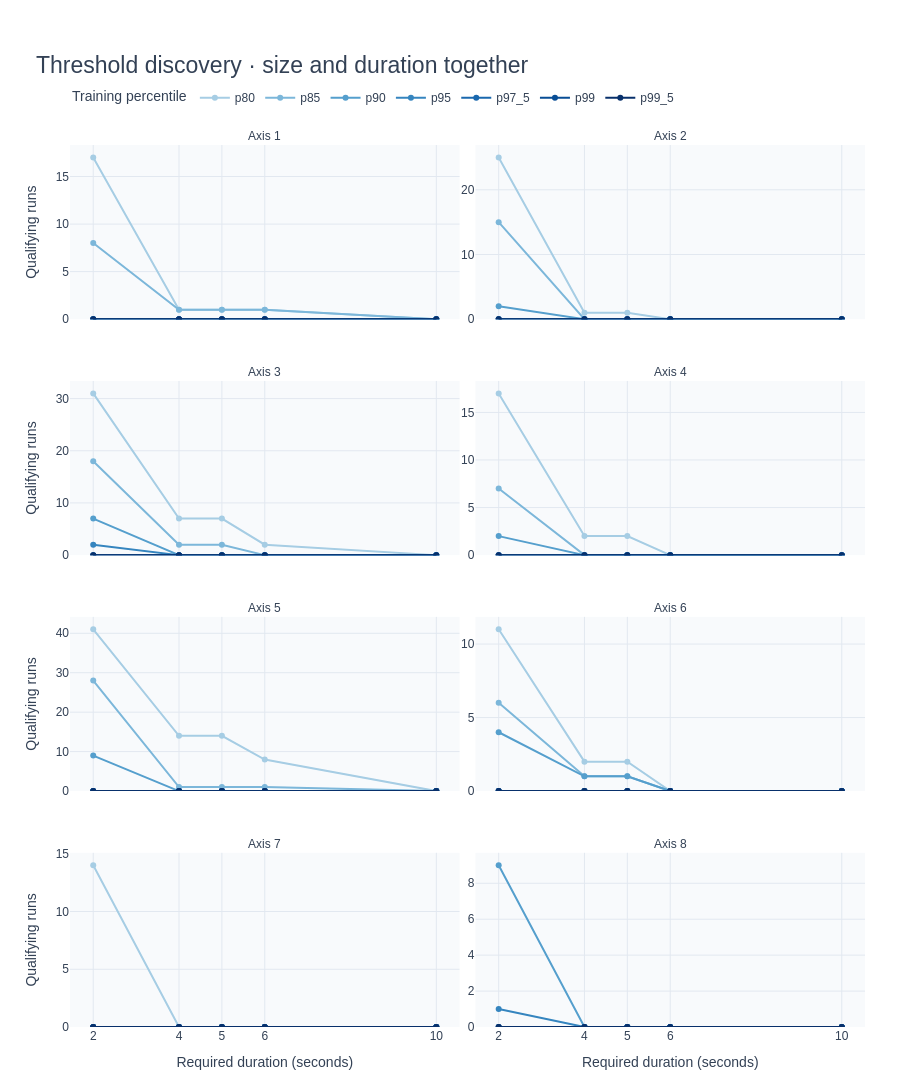

Write notebook code for a chart like this one.
### Code cell
import plotly.express as px

threshold_fig = px.line(
    threshold_comparison,
    x="T_seconds",
    y="sustained_runs",
    color="candidate",
    facet_col="axis",
    facet_col_wrap=2,
    markers=True,
    # Percentiles are ordered, so one hue runs light (p80) to dark (p99.5).
    color_discrete_sequence=px.colors.sample_colorscale(
        "Blues", list(np.linspace(0.35, 1.0, len(CANDIDATE_QUANTILES)))
    ),
    category_orders={
        "axis": AXIS_COLUMNS,
        "candidate": list(threshold_candidates.columns),
    },
    custom_data=["threshold_A", "longest_run_seconds"],
    labels={
        "T_seconds": "Required duration (seconds)",
        "sustained_runs": "Qualifying runs",
        "candidate": "Training percentile",
    },
)

threshold_fig.update_traces(
    hovertemplate=(
        "Required duration: %{x} s"
        "<br>Qualifying runs: %{y}"
        "<br>Deviation threshold: %{customdata[0]:.3f} A"
        "<br>Longest observed run: %{customdata[1]:.2f} s"
        "<extra>%{fullData.name}</extra>"
    )
)

threshold_fig.for_each_annotation(
    lambda annotation: annotation.update(
        text=annotation.text.replace("axis=axis_", "Axis ")
    )
)

threshold_fig.update_xaxes(tickvals=DURATION_CANDIDATES)
threshold_fig.update_yaxes(matches=None, rangemode="tozero", showticklabels=True)

style_chart(
    threshold_fig,
    "Threshold discovery · size and duration together",
    height=1200,
)
show_chart(threshold_fig, "threshold_discovery")

### Figure 1 — Plotly figure (JSON) as saved in the notebook; plotly's stock layout.template omitted (floating-point values rounded to 4 significant figures)
{"data": [{"customdata": [[1.119, 7.378], [1.119, 7.378], [1.119, 7.378], [1.119, 7.378], [1.119, 7.378]], "hovertemplate": "Required duration: %{x} s<br>Qualifying runs: %{y}<br>Deviation threshold: %{customdata[0]:.3f} A<br>Longest observed run: %{customdata[1]:.2f} s<extra>%{fullData.name}</extra>", "legendgroup": "p80", "line": {"color": "rgb(166, 205, 228)", "dash": "solid"}, "marker": {"symbol": "circle"}, "mode": "lines+markers", "name": "p80", "orientation": "v", "showlegend": true, "type": "scatter", "x": [2, 4, 5, 6, 10], "xaxis": "x7", "y": [17, 1, 1, 1, 0], "yaxis": "y7"}, {"customdata": [[2.098, 7.378], [2.098, 7.378], [2.098, 7.378], [2.098, 7.378], [2.098, 7.378]], "hovertemplate": "Required duration: %{x} s<br>Qualifying runs: %{y}<br>Deviation threshold: %{customdata[0]:.3f} A<br>Longest observed run: %{customdata[1]:.2f} s<extra>%{fullData.name}</extra>", "legendgroup": "p85", "line": {"color": "rgb(124, 183, 218)", "dash": "solid"}, "marker": {"symbol": "circle"}, "mode": "lines+markers", "name": "p85", "orientation": "v", "showlegend": true, "type": "scatter", "x": [2, 4, 5, 6, 10], "xaxis": "x7", "y": [8, 1, 1, 1, 0], "yaxis": "y7"}, {"customdata": [[3.582, 1.973], [3.582, 1.973], [3.582, 1.973], [3.582, 1.973], [3.582, 1.973]], "hovertemplate": "Required duration: %{x} s<br>Qualifying runs: %{y}<br>Deviation threshold: %{customdata[0]:.3f} A<br>Longest observed run: %{customdata[1]:.2f} s<extra>%{fullData.name}</extra>", "legendgroup": "p90", "line": {"color": "rgb(85, 159, 205)", "dash": "solid"}, "marker": {"symbol": "circle"}, "mode": "lines+markers", "name": "p90", "orientation": "v", "showlegend": true, "type": "scatter", "x": [2, 4, 5, 6, 10], "xaxis": "x7", "y": [0, 0, 0, 0, 0], "yaxis": "y7"}, {"customdata": [[6.637, 1.954], [6.637, 1.954], [6.637, 1.954], [6.637, 1.954], [6.637, 1.954]], "hovertemplate": "Required duration: %{x} s<br>Qualifying runs: %{y}<br>Deviation threshold: %{customdata[0]:.3f} A<br>Longest observed run: %{customdata[1]:.2f} s<extra>%{fullData.name}</extra>", "legendgroup": "p95", "line": {"color": "rgb(53, 133, 191)", "dash": "solid"}, "marker": {"symbol": "circle"}, "mode": "lines+markers", "name": "p95", "orientation": "v", "showlegend": true, "type": "scatter", "x": [2, 4, 5, 6, 10], "xaxis": "x7", "y": [0, 0, 0, 0, 0], "yaxis": "y7"}, {"customdata": [[10.01, 0.0], [10.01, 0.0], [10.01, 0.0], [10.01, 0.0], [10.01, 0.0]], "hovertemplate": "Required duration: %{x} s<br>Qualifying runs: %{y}<br>Deviation threshold: %{customdata[0]:.3f} A<br>Longest observed run: %{customdata[1]:.2f} s<extra>%{fullData.name}</extra>", "legendgroup": "p97_5", "line": {"color": "rgb(26, 104, 174)", "dash": "solid"}, "marker": {"symbol": "circle"}, "mode": "lines+markers", "name": "p97_5", "orientation": "v", "showlegend": true, "type": "scatter", "x": [2, 4, 5, 6, 10], "xaxis": "x7", "y": [0, 0, 0, 0, 0], "yaxis": "y7"}, {"customdata": [[14.34, 0.0], [14.34, 0.0], [14.34, 0.0], [14.34, 0.0], [14.34, 0.0]], "hovertemplate": "Required duration: %{x} s<br>Qualifying runs: %{y}<br>Deviation threshold: %{customdata[0]:.3f} A<br>Longest observed run: %{customdata[1]:.2f} s<extra>%{fullData.name}</extra>", "legendgroup": "p99", "line": {"color": "rgb(8, 77, 149)", "dash": "solid"}, "marker": {"symbol": "circle"}, "mode": "lines+markers", "name": "p99", "orientation": "v", "showlegend": true, "type": "scatter", "x": [2, 4, 5, 6, 10], "xaxis": "x7", "y": [0, 0, 0, 0, 0], "yaxis": "y7"}, {"customdata": [[18.76, 0.0], [18.76, 0.0], [18.76, 0.0], [18.76, 0.0], [18.76, 0.0]], "hovertemplate": "Required duration: %{x} s<br>Qualifying runs: %{y}<br>Deviation threshold: %{customdata[0]:.3f} A<br>Longest observed run: %{customdata[1]:.2f} s<extra>%{fullData.name}</extra>", "legendgroup": "p99_5", "line": {"color": "rgb(8, 48, 107)", "dash": "solid"}, "marker": {"symbol": "circle"}, "mode": "lines+markers", "name": "p99_5", "orientation": "v", "showlegend": true, "type": "scatter", "x": [2, 4, 5, 6, 10], "xaxis": "x7", "y": [0, 0, 0, 0, 0], "yaxis": "y7"}, {"customdata": [[3.074, 5.851], [3.074, 5.851], [3.074, 5.851], [3.074, 5.851], [3.074, 5.851]], "hovertemplate": "Required duration: %{x} s<br>Qualifying runs: %{y}<br>Deviation threshold: %{customdata[0]:.3f} A<br>Longest observed run: %{customdata[1]:.2f} s<extra>%{fullData.name}</extra>", "legendgroup": "p80", "line": {"color": "rgb(166, 205, 228)", "dash": "solid"}, "marker": {"symbol": "circle"}, "mode": "lines+markers", "name": "p80", "orientation": "v", "showlegend": false, "type": "scatter", "x": [2, 4, 5, 6, 10], "xaxis": "x8", "y": [25, 1, 1, 0, 0], "yaxis": "y8"}, {"customdata": [[5.917, 3.881], [5.917, 3.881], [5.917, 3.881], [5.917, 3.881], [5.917, 3.881]], "hovertemplate": "Required duration: %{x} s<br>Qualifying runs: %{y}<br>Deviation threshold: %{customdata[0]:.3f} A<br>Longest observed run: %{customdata[1]:.2f} s<extra>%{fullData.name}</extra>", "legendgroup": "p85", "line": {"color": "rgb(124, 183, 218)", "dash": "solid"}, "marker": {"symbol": "circle"}, "mode": "lines+markers", "name": "p85", "orientation": "v", "showlegend": false, "type": "scatter", "x": [2, 4, 5, 6, 10], "xaxis": "x8", "y": [15, 0, 0, 0, 0], "yaxis": "y8"}, {"customdata": [[10.18, 3.859], [10.18, 3.859], [10.18, 3.859], [10.18, 3.859], [10.18, 3.859]], "hovertemplate": "Required duration: %{x} s<br>Qualifying runs: %{y}<br>Deviation threshold: %{customdata[0]:.3f} A<br>Longest observed run: %{customdata[1]:.2f} s<extra>%{fullData.name}</extra>", "legendgroup": "p90", "line": {"color": "rgb(85, 159, 205)", "dash": "solid"}, "marker": {"symbol": "circle"}, "mode": "lines+markers", "name": "p90", "orientation": "v", "showlegend": false, "type": "scatter", "x": [2, 4, 5, 6, 10], "xaxis": "x8", "y": [2, 0, 0, 0, 0], "yaxis": "y8"}, {"customdata": [[16.04, 1.998], [16.04, 1.998], [16.04, 1.998], [16.04, 1.998], [16.04, 1.998]], "hovertemplate": "Required duration: %{x} s<br>Qualifying runs: %{y}<br>Deviation threshold: %{customdata[0]:.3f} A<br>Longest observed run: %{customdata[1]:.2f} s<extra>%{fullData.name}</extra>", "legendgroup": "p95", "line": {"color": "rgb(53, 133, 191)", "dash": "solid"}, "marker": {"symbol": "circle"}, "mode": "lines+markers", "name": "p95", "orientation": "v", "showlegend": false, "type": "scatter", "x": [2, 4, 5, 6, 10], "xaxis": "x8", "y": [0, 0, 0, 0, 0], "yaxis": "y8"}, {"customdata": [[22.1, 0.0], [22.1, 0.0], [22.1, 0.0], [22.1, 0.0], [22.1, 0.0]], "hovertemplate": "Required duration: %{x} s<br>Qualifying runs: %{y}<br>Deviation threshold: %{customdata[0]:.3f} A<br>Longest observed run: %{customdata[1]:.2f} s<extra>%{fullData.name}</extra>", "legendgroup": "p97_5", "line": {"color": "rgb(26, 104, 174)", "dash": "solid"}, "marker": {"symbol": "circle"}, "mode": "lines+markers", "name": "p97_5", "orientation": "v", "showlegend": false, "type": "scatter", "x": [2, 4, 5, 6, 10], "xaxis": "x8", "y": [0, 0, 0, 0, 0], "yaxis": "y8"}, {"customdata": [[31.93, 0.0], [31.93, 0.0], [31.93, 0.0], [31.93, 0.0], [31.93, 0.0]], "hovertemplate": "Required duration: %{x} s<br>Qualifying runs: %{y}<br>Deviation threshold: %{customdata[0]:.3f} A<br>Longest observed run: %{customdata[1]:.2f} s<extra>%{fullData.name}</extra>", "legendgroup": "p99", "line": {"color": "rgb(8, 77, 149)", "dash": "solid"}, "marker": {"symbol": "circle"}, "mode": "lines+markers", "name": "p99", "orientation": "v", "showlegend": false, "type": "scatter", "x": [2, 4, 5, 6, 10], "xaxis": "x8", "y": [0, 0, 0, 0, 0], "yaxis": "y8"}, {"customdata": [[34.97, 0.0], [34.97, 0.0], [34.97, 0.0], [34.97, 0.0], [34.97, 0.0]], "hovertemplate": "Required duration: %{x} s<br>Qualifying runs: %{y}<br>Deviation threshold: %{customdata[0]:.3f} A<br>Longest observed run: %{customdata[1]:.2f} s<extra>%{fullData.name}</extra>", "legendgroup": "p99_5", "line": {"color": "rgb(8, 48, 107)", "dash": "solid"}, "marker": {"symbol": "circle"}, "mode": "lines+markers", "name": "p99_5", "orientation": "v", "showlegend": false, "type": "scatter", "x": [2, 4, 5, 6, 10], "xaxis": "x8", "y": [0, 0, 0, 0, 0], "yaxis": "y8"}, {"customdata": [[2.729, 7.667], [2.729, 7.667], [2.729, 7.667], [2.729, 7.667], [2.729, 7.667]], "hovertemplate": "Required duration: %{x} s<br>Qualifying runs: %{y}<br>Deviation threshold: %{customdata[0]:.3f} A<br>Longest observed run: %{customdata[1]:.2f} s<extra>%{fullData.name}</extra>", "legendgroup": "p80", "line": {"color": "rgb(166, 205, 228)", "dash": "solid"}, "marker": {"symbol": "circle"}, "mode": "lines+markers", "name": "p80", "orientation": "v", "showlegend": false, "type": "scatter", "x": [2, 4, 5, 6, 10], "xaxis": "x5", "y": [31, 7, 7, 2, 0], "yaxis": "y5"}, {"customdata": [[4.353, 5.76], [4.353, 5.76], [4.353, 5.76], [4.353, 5.76], [4.353, 5.76]], "hovertemplate": "Required duration: %{x} s<br>Qualifying runs: %{y}<br>Deviation threshold: %{customdata[0]:.3f} A<br>Longest observed run: %{customdata[1]:.2f} s<extra>%{fullData.name}</extra>", "legendgroup": "p85", "line": {"color": "rgb(124, 183, 218)", "dash": "solid"}, "marker": {"symbol": "circle"}, "mode": "lines+markers", "name": "p85", "orientation": "v", "showlegend": false, "type": "scatter", "x": [2, 4, 5, 6, 10], "xaxis": "x5", "y": [18, 2, 2, 0, 0], "yaxis": "y5"}, {"customdata": [[7.289, 3.853], [7.289, 3.853], [7.289, 3.853], [7.289, 3.853], [7.289, 3.853]], "hovertemplate": "Required duration: %{x} s<br>Qualifying runs: %{y}<br>Deviation threshold: %{customdata[0]:.3f} A<br>Longest observed run: %{customdata[1]:.2f} s<extra>%{fullData.name}</extra>", "legendgroup": "p90", "line": {"color": "rgb(85, 159, 205)", "dash": "solid"}, "marker": {"symbol": "circle"}, "mode": "lines+markers", "name": "p90", "orientation": "v", "showlegend": false, "type": "scatter", "x": [2, 4, 5, 6, 10], "xaxis": "x5", "y": [7, 0, 0, 0, 0], "yaxis": "y5"}, {"customdata": [[13.55, 3.797], [13.55, 3.797], [13.55, 3.797], [13.55, 3.797], [13.55, 3.797]], "hovertemplate": "Required duration: %{x} s<br>Qualifying runs: %{y}<br>Deviation threshold: %{customdata[0]:.3f} A<br>Longest observed run: %{customdata[1]:.2f} s<extra>%{fullData.name}</extra>", "legendgroup": "p95", "line": {"color": "rgb(53, 133, 191)", "dash": "solid"}, "marker": {"symbol": "circle"}, "mode": "lines+markers", "name": "p95", "orientation": "v", "showlegend": false, "type": "scatter", "x": [2, 4, 5, 6, 10], "xaxis": "x5", "y": [2, 0, 0, 0, 0], "yaxis": "y5"}, {"customdata": [[17.71, 1.933], [17.71, 1.933], [17.71, 1.933], [17.71, 1.933], [17.71, 1.933]], "hovertemplate": "Required duration: %{x} s<br>Qualifying runs: %{y}<br>Deviation threshold: %{customdata[0]:.3f} A<br>Longest observed run: %{customdata[1]:.2f} s<extra>%{fullData.name}</extra>", "legendgroup": "p97_5", "line": {"color": "rgb(26, 104, 174)", "dash": "solid"}, "marker": {"symbol": "circle"}, "mode": "lines+markers", "name": "p97_5", "orientation": "v", "showlegend": false, "type": "scatter", "x": [2, 4, 5, 6, 10], "xaxis": "x5", "y": [0, 0, 0, 0, 0], "yaxis": "y5"}, {"customdata": [[22.21, 0.0], [22.21, 0.0], [22.21, 0.0], [22.21, 0.0], [22.21, 0.0]], "hovertemplate": "Required duration: %{x} s<br>Qualifying runs: %{y}<br>Deviation threshold: %{customdata[0]:.3f} A<br>Longest observed run: %{customdata[1]:.2f} s<extra>%{fullData.name}</extra>", "legendgroup": "p99", "line": {"color": "rgb(8, 77, 149)", "dash": "solid"}, "marker": {"symbol": "circle"}, "mode": "lines+markers", "name": "p99", "orientation": "v", "showlegend": false, "type": "scatter", "x": [2, 4, 5, 6, 10], "xaxis": "x5", "y": [0, 0, 0, 0, 0], "yaxis": "y5"}, {"customdata": [[24.79, 0.0], [24.79, 0.0], [24.79, 0.0], [24.79, 0.0], [24.79, 0.0]], "hovertemplate": "Required duration: %{x} s<br>Qualifying runs: %{y}<br>Deviation threshold: %{customdata[0]:.3f} A<br>Longest observed run: %{customdata[1]:.2f} s<extra>%{fullData.name}</extra>", "legendgroup": "p99_5", "line": {"color": "rgb(8, 48, 107)", "dash": "solid"}, "marker": {"symbol": "circle"}, "mode": "lines+markers", "name": "p99_5", "orientation": "v", "showlegend": false, "type": "scatter", "x": [2, 4, 5, 6, 10], "xaxis": "x5", "y": [0, 0, 0, 0, 0], "yaxis": "y5"}, {"customdata": [[0.7619, 5.693], [0.7619, 5.693], [0.7619, 5.693], [0.7619, 5.693], [0.7619, 5.693]], "hovertemplate": "Required duration: %{x} s<br>Qualifying runs: %{y}<br>Deviation threshold: %{customdata[0]:.3f} A<br>Longest observed run: %{customdata[1]:.2f} s<extra>%{fullData.name}</extra>", "legendgroup": "p80", "line": {"color": "rgb(166, 205, 228)", "dash": "solid"}, "marker": {"symbol": "circle"}, "mode": "lines+markers", "name": "p80", "orientation": "v", "showlegend": false, "type": "scatter", "x": [2, 4, 5, 6, 10], "xaxis": "x6", "y": [17, 2, 2, 0, 0], "yaxis": "y6"}, {"customdata": [[1.246, 3.974], [1.246, 3.974], [1.246, 3.974], [1.246, 3.974], [1.246, 3.974]], "hovertemplate": "Required duration: %{x} s<br>Qualifying runs: %{y}<br>Deviation threshold: %{customdata[0]:.3f} A<br>Longest observed run: %{customdata[1]:.2f} s<extra>%{fullData.name}</extra>", "legendgroup": "p85", "line": {"color": "rgb(124, 183, 218)", "dash": "solid"}, "marker": {"symbol": "circle"}, "mode": "lines+markers", "name": "p85", "orientation": "v", "showlegend": false, "type": "scatter", "x": [2, 4, 5, 6, 10], "xaxis": "x6", "y": [7, 0, 0, 0, 0], "yaxis": "y6"}, {"customdata": [[2.193, 3.887], [2.193, 3.887], [2.193, 3.887], [2.193, 3.887], [2.193, 3.887]], "hovertemplate": "Required duration: %{x} s<br>Qualifying runs: %{y}<br>Deviation threshold: %{customdata[0]:.3f} A<br>Longest observed run: %{customdata[1]:.2f} s<extra>%{fullData.name}</extra>", "legendgroup": "p90", "line": {"color": "rgb(85, 159, 205)", "dash": "solid"}, "marker": {"symbol": "circle"}, "mode": "lines+markers", "name": "p90", "orientation": "v", "showlegend": false, "type": "scatter", "x": [2, 4, 5, 6, 10], "xaxis": "x6", "y": [2, 0, 0, 0, 0], "yaxis": "y6"}, {"customdata": [[4.676, 0.0], [4.676, 0.0], [4.676, 0.0], [4.676, 0.0], [4.676, 0.0]], "hovertemplate": "Required duration: %{x} s<br>Qualifying runs: %{y}<br>Deviation threshold: %{customdata[0]:.3f} A<br>Longest observed run: %{customdata[1]:.2f} s<extra>%{fullData.name}</extra>", "legendgroup": "p95", "line": {"color": "rgb(53, 133, 191)", "dash": "solid"}, "marker": {"symbol": "circle"}, "mode": "lines+markers", "name": "p95", "orientation": "v", "showlegend": false, "type": "scatter", "x": [2, 4, 5, 6, 10], "xaxis": "x6", "y": [0, 0, 0, 0, 0], "yaxis": "y6"}, {"customdata": [[7.429, 0.0], [7.429, 0.0], [7.429, 0.0], [7.429, 0.0], [7.429, 0.0]], "hovertemplate": "Required duration: %{x} s<br>Qualifying runs: %{y}<br>Deviation threshold: %{customdata[0]:.3f} A<br>Longest observed run: %{customdata[1]:.2f} s<extra>%{fullData.name}</extra>", "legendgroup": "p97_5", "line": {"color": "rgb(26, 104, 174)", "dash": "solid"}, "marker": {"symbol": "circle"}, "mode": "lines+markers", "name": "p97_5", "orientation": "v", "showlegend": false, "type": "scatter", "x": [2, 4, 5, 6, 10], "xaxis": "x6", "y": [0, 0, 0, 0, 0], "yaxis": "y6"}, {"customdata": [[10.17, 0.0], [10.17, 0.0], [10.17, 0.0], [10.17, 0.0], [10.17, 0.0]], "hovertemplate": "Required duration: %{x} s<br>Qualifying runs: %{y}<br>Deviation threshold: %{customdata[0]:.3f} A<br>Longest observed run: %{customdata[1]:.2f} s<extra>%{fullData.name}</extra>", "legendgroup": "p99", "line": {"color": "rgb(8, 77, 149)", "dash": "solid"}, "marker": {"symbol": "circle"}, "mode": "lines+markers", "name": "p99", "orientation": "v", "showlegend": false, "type": "scatter", "x": [2, 4, 5, 6, 10], "xaxis": "x6", "y": [0, 0, 0, 0, 0], "yaxis": "y6"}, {"customdata": [[11.22, 0.0], [11.22, 0.0], [11.22, 0.0], [11.22, 0.0], [11.22, 0.0]], "hovertemplate": "Required duration: %{x} s<br>Qualifying runs: %{y}<br>Deviation threshold: %{customdata[0]:.3f} A<br>Longest observed run: %{customdata[1]:.2f} s<extra>%{fullData.name}</extra>", "legendgroup": "p99_5", "line": {"color": "rgb(8, 48, 107)", "dash": "solid"}, "marker": {"symbol": "circle"}, "mode": "lines+markers", "name": "p99_5", "orientation": "v", "showlegend": false, "type": "scatter", "x": [2, 4, 5, 6, 10], "xaxis": "x6", "y": [0, 0, 0, 0, 0], "yaxis": "y6"}, {"customdata": [[1.813, 7.764], [1.813, 7.764], [1.813, 7.764], [1.813, 7.764], [1.813, 7.764]], "hovertemplate": "Required duration: %{x} s<br>Qualifying runs: %{y}<br>Deviation threshold: %{customdata[0]:.3f} A<br>Longest observed run: %{customdata[1]:.2f} s<extra>%{fullData.name}</extra>", "legendgroup": "p80", "line": {"color": "rgb(166, 205, 228)", "dash": "solid"}, "marker": {"symbol": "circle"}, "mode": "lines+markers", "name": "p80", "orientation": "v", "showlegend": false, "type": "scatter", "x": [2, 4, 5, 6, 10], "xaxis": "x3", "y": [41, 14, 14, 8, 0], "yaxis": "y3"}, {"customdata": [[2.315, 7.563], [2.315, 7.563], [2.315, 7.563], [2.315, 7.563], [2.315, 7.563]], "hovertemplate": "Required duration: %{x} s<br>Qualifying runs: %{y}<br>Deviation threshold: %{customdata[0]:.3f} A<br>Longest observed run: %{customdata[1]:.2f} s<extra>%{fullData.name}</extra>", "legendgroup": "p85", "line": {"color": "rgb(124, 183, 218)", "dash": "solid"}, "marker": {"symbol": "circle"}, "mode": "lines+markers", "name": "p85", "orientation": "v", "showlegend": false, "type": "scatter", "x": [2, 4, 5, 6, 10], "xaxis": "x3", "y": [28, 1, 1, 1, 0], "yaxis": "y3"}, {"customdata": [[3.028, 3.892], [3.028, 3.892], [3.028, 3.892], [3.028, 3.892], [3.028, 3.892]], "hovertemplate": "Required duration: %{x} s<br>Qualifying runs: %{y}<br>Deviation threshold: %{customdata[0]:.3f} A<br>Longest observed run: %{customdata[1]:.2f} s<extra>%{fullData.name}</extra>", "legendgroup": "p90", "line": {"color": "rgb(85, 159, 205)", "dash": "solid"}, "marker": {"symbol": "circle"}, "mode": "lines+markers", "name": "p90", "orientation": "v", "showlegend": false, "type": "scatter", "x": [2, 4, 5, 6, 10], "xaxis": "x3", "y": [9, 0, 0, 0, 0], "yaxis": "y3"}, {"customdata": [[5.208, 1.968], [5.208, 1.968], [5.208, 1.968], [5.208, 1.968], [5.208, 1.968]], "hovertemplate": "Required duration: %{x} s<br>Qualifying runs: %{y}<br>Deviation threshold: %{customdata[0]:.3f} A<br>Longest observed run: %{customdata[1]:.2f} s<extra>%{fullData.name}</extra>", "legendgroup": "p95", "line": {"color": "rgb(53, 133, 191)", "dash": "solid"}, "marker": {"symbol": "circle"}, "mode": "lines+markers", "name": "p95", "orientation": "v", "showlegend": false, "type": "scatter", "x": [2, 4, 5, 6, 10], "xaxis": "x3", "y": [0, 0, 0, 0, 0], "yaxis": "y3"}, {"customdata": [[7.479, 1.968], [7.479, 1.968], [7.479, 1.968], [7.479, 1.968], [7.479, 1.968]], "hovertemplate": "Required duration: %{x} s<br>Qualifying runs: %{y}<br>Deviation threshold: %{customdata[0]:.3f} A<br>Longest observed run: %{customdata[1]:.2f} s<extra>%{fullData.name}</extra>", "legendgroup": "p97_5", "line": {"color": "rgb(26, 104, 174)", "dash": "solid"}, "marker": {"symbol": "circle"}, "mode": "lines+markers", "name": "p97_5", "orientation": "v", "showlegend": false, "type": "scatter", "x": [2, 4, 5, 6, 10], "xaxis": "x3", "y": [0, 0, 0, 0, 0], "yaxis": "y3"}, {"customdata": [[10.79, 0.0], [10.79, 0.0], [10.79, 0.0], [10.79, 0.0], [10.79, 0.0]], "hovertemplate": "Required duration: %{x} s<br>Qualifying runs: %{y}<br>Deviation threshold: %{customdata[0]:.3f} A<br>Longest observed run: %{customdata[1]:.2f} s<extra>%{fullData.name}</extra>", "legendgroup": "p99", "line": {"color": "rgb(8, 77, 149)", "dash": "solid"}, "marker": {"symbol": "circle"}, "mode": "lines+markers", "name": "p99", "orientation": "v", "showlegend": false, "type": "scatter", "x": [2, 4, 5, 6, 10], "xaxis": "x3", "y": [0, 0, 0, 0, 0], "yaxis": "y3"}, {"customdata": [[13.51, 0.0], [13.51, 0.0], [13.51, 0.0], [13.51, 0.0], [13.51, 0.0]], "hovertemplate": "Required duration: %{x} s<br>Qualifying runs: %{y}<br>Deviation threshold: %{customdata[0]:.3f} A<br>Longest observed run: %{customdata[1]:.2f} s<extra>%{fullData.name}</extra>", "legendgroup": "p99_5", "line": {"color": "rgb(8, 48, 107)", "dash": "solid"}, "marker": {"symbol": "circle"}, "mode": "lines+markers", "name": "p99_5", "orientation": "v", "showlegend": false, "type": "scatter", "x": [2, 4, 5, 6, 10], "xaxis": "x3", "y": [0, 0, 0, 0, 0], "yaxis": "y3"}, {"customdata": [[0.4352, 5.545], [0.4352, 5.545], [0.4352, 5.545], [0.4352, 5.545], [0.4352, 5.545]], "hovertemplate": "Required duration: %{x} s<br>Qualifying runs: %{y}<br>Deviation threshold: %{customdata[0]:.3f} A<br>Longest observed run: %{customdata[1]:.2f} s<extra>%{fullData.name}</extra>", "legendgroup": "p80", "line": {"color": "rgb(166, 205, 228)", "dash": "solid"}, "marker": {"symbol": "circle"}, "mode": "lines+markers", "name": "p80", "orientation": "v", "showlegend": false, "type": "scatter", "x": [2, 4, 5, 6, 10], "xaxis": "x4", "y": [11, 2, 2, 0, 0], "yaxis": "y4"}, {"customdata": [[1.103, 5.516], [1.103, 5.516], [1.103, 5.516], [1.103, 5.516], [1.103, 5.516]], "hovertemplate": "Required duration: %{x} s<br>Qualifying runs: %{y}<br>Deviation threshold: %{customdata[0]:.3f} A<br>Longest observed run: %{customdata[1]:.2f} s<extra>%{fullData.name}</extra>", "legendgroup": "p85", "line": {"color": "rgb(124, 183, 218)", "dash": "solid"}, "marker": {"symbol": "circle"}, "mode": "lines+markers", "name": "p85", "orientation": "v", "showlegend": false, "type": "scatter", "x": [2, 4, 5, 6, 10], "xaxis": "x4", "y": [6, 1, 1, 0, 0], "yaxis": "y4"}, {"customdata": [[2.987, 5.516], [2.987, 5.516], [2.987, 5.516], [2.987, 5.516], [2.987, 5.516]], "hovertemplate": "Required duration: %{x} s<br>Qualifying runs: %{y}<br>Deviation threshold: %{customdata[0]:.3f} A<br>Longest observed run: %{customdata[1]:.2f} s<extra>%{fullData.name}</extra>", "legendgroup": "p90", "line": {"color": "rgb(85, 159, 205)", "dash": "solid"}, "marker": {"symbol": "circle"}, "mode": "lines+markers", "name": "p90", "orientation": "v", "showlegend": false, "type": "scatter", "x": [2, 4, 5, 6, 10], "xaxis": "x4", "y": [4, 1, 1, 0, 0], "yaxis": "y4"}, {"customdata": [[5.596, 1.969], [5.596, 1.969], [5.596, 1.969], [5.596, 1.969], [5.596, 1.969]], "hovertemplate": "Required duration: %{x} s<br>Qualifying runs: %{y}<br>Deviation threshold: %{customdata[0]:.3f} A<br>Longest observed run: %{customdata[1]:.2f} s<extra>%{fullData.name}</extra>", "legendgroup": "p95", "line": {"color": "rgb(53, 133, 191)", "dash": "solid"}, "marker": {"symbol": "circle"}, "mode": "lines+markers", "name": "p95", "orientation": "v", "showlegend": false, "type": "scatter", "x": [2, 4, 5, 6, 10], "xaxis": "x4", "y": [0, 0, 0, 0, 0], "yaxis": "y4"}, {"customdata": [[9.048, 1.847], [9.048, 1.847], [9.048, 1.847], [9.048, 1.847], [9.048, 1.847]], "hovertemplate": "Required duration: %{x} s<br>Qualifying runs: %{y}<br>Deviation threshold: %{customdata[0]:.3f} A<br>Longest observed run: %{customdata[1]:.2f} s<extra>%{fullData.name}</extra>", "legendgroup": "p97_5", "line": {"color": "rgb(26, 104, 174)", "dash": "solid"}, "marker": {"symbol": "circle"}, "mode": "lines+markers", "name": "p97_5", "orientation": "v", "showlegend": false, "type": "scatter", "x": [2, 4, 5, 6, 10], "xaxis": "x4", "y": [0, 0, 0, 0, 0], "yaxis": "y4"}, {"customdata": [[12.36, 0.0], [12.36, 0.0], [12.36, 0.0], [12.36, 0.0], [12.36, 0.0]], "hovertemplate": "Required duration: %{x} s<br>Qualifying runs: %{y}<br>Deviation threshold: %{customdata[0]:.3f} A<br>Longest observed run: %{customdata[1]:.2f} s<extra>%{fullData.name}</extra>", "legendgroup": "p99", "line": {"color": "rgb(8, 77, 149)", "dash": "solid"}, "marker": {"symbol": "circle"}, "mode": "lines+markers", "name": "p99", "orientation": "v", "showlegend": false, "type": "scatter", "x": [2, 4, 5, 6, 10], "xaxis": "x4", "y": [0, 0, 0, 0, 0], "yaxis": "y4"}, {"customdata": [[13.46, 0.0], [13.46, 0.0], [13.46, 0.0], [13.46, 0.0], [13.46, 0.0]], "hovertemplate": "Required duration: %{x} s<br>Qualifying runs: %{y}<br>Deviation threshold: %{customdata[0]:.3f} A<br>Longest observed run: %{customdata[1]:.2f} s<extra>%{fullData.name}</extra>", "legendgroup": "p99_5", "line": {"color": "rgb(8, 48, 107)", "dash": "solid"}, "marker": {"symbol": "circle"}, "mode": "lines+markers", "name": "p99_5", "orientation": "v", "showlegend": false, "type": "scatter", "x": [2, 4, 5, 6, 10], "xaxis": "x4", "y": [0, 0, 0, 0, 0], "yaxis": "y4"}, {"customdata": [[5.022, 3.94], [5.022, 3.94], [5.022, 3.94], [5.022, 3.94], [5.022, 3.94]], "hovertemplate": "Required duration: %{x} s<br>Qualifying runs: %{y}<br>Deviation threshold: %{customdata[0]:.3f} A<br>Longest observed run: %{customdata[1]:.2f} s<extra>%{fullData.name}</extra>", "legendgroup": "p80", "line": {"color": "rgb(166, 205, 228)", "dash": "solid"}, "marker": {"symbol": "circle"}, "mode": "lines+markers", "name": "p80", "orientation": "v", "showlegend": false, "type": "scatter", "x": [2, 4, 5, 6, 10], "xaxis": "x", "y": [14, 0, 0, 0, 0], "yaxis": "y"}, {"customdata": [[5.555, 1.985], [5.555, 1.985], [5.555, 1.985], [5.555, 1.985], [5.555, 1.985]], "hovertemplate": "Required duration: %{x} s<br>Qualifying runs: %{y}<br>Deviation threshold: %{customdata[0]:.3f} A<br>Longest observed run: %{customdata[1]:.2f} s<extra>%{fullData.name}</extra>", "legendgroup": "p85", "line": {"color": "rgb(124, 183, 218)", "dash": "solid"}, "marker": {"symbol": "circle"}, "mode": "lines+markers", "name": "p85", "orientation": "v", "showlegend": false, "type": "scatter", "x": [2, 4, 5, 6, 10], "xaxis": "x", "y": [0, 0, 0, 0, 0], "yaxis": "y"}, {"customdata": [[5.63, 0.0], [5.63, 0.0], [5.63, 0.0], [5.63, 0.0], [5.63, 0.0]], "hovertemplate": "Required duration: %{x} s<br>Qualifying runs: %{y}<br>Deviation threshold: %{customdata[0]:.3f} A<br>Longest observed run: %{customdata[1]:.2f} s<extra>%{fullData.name}</extra>", "legendgroup": "p90", "line": {"color": "rgb(85, 159, 205)", "dash": "solid"}, "marker": {"symbol": "circle"}, "mode": "lines+markers", "name": "p90", "orientation": "v", "showlegend": false, "type": "scatter", "x": [2, 4, 5, 6, 10], "xaxis": "x", "y": [0, 0, 0, 0, 0], "yaxis": "y"}, {"customdata": [[5.647, 0.0], [5.647, 0.0], [5.647, 0.0], [5.647, 0.0], [5.647, 0.0]], "hovertemplate": "Required duration: %{x} s<br>Qualifying runs: %{y}<br>Deviation threshold: %{customdata[0]:.3f} A<br>Longest observed run: %{customdata[1]:.2f} s<extra>%{fullData.name}</extra>", "legendgroup": "p95", "line": {"color": "rgb(53, 133, 191)", "dash": "solid"}, "marker": {"symbol": "circle"}, "mode": "lines+markers", "name": "p95", "orientation": "v", "showlegend": false, "type": "scatter", "x": [2, 4, 5, 6, 10], "xaxis": "x", "y": [0, 0, 0, 0, 0], "yaxis": "y"}, {"customdata": [[5.697, 0.0], [5.697, 0.0], [5.697, 0.0], [5.697, 0.0], [5.697, 0.0]], "hovertemplate": "Required duration: %{x} s<br>Qualifying runs: %{y}<br>Deviation threshold: %{customdata[0]:.3f} A<br>Longest observed run: %{customdata[1]:.2f} s<extra>%{fullData.name}</extra>", "legendgroup": "p97_5", "line": {"color": "rgb(26, 104, 174)", "dash": "solid"}, "marker": {"symbol": "circle"}, "mode": "lines+markers", "name": "p97_5", "orientation": "v", "showlegend": false, "type": "scatter", "x": [2, 4, 5, 6, 10], "xaxis": "x", "y": [0, 0, 0, 0, 0], "yaxis": "y"}, {"customdata": [[5.719, 0.0], [5.719, 0.0], [5.719, 0.0], [5.719, 0.0], [5.719, 0.0]], "hovertemplate": "Required duration: %{x} s<br>Qualifying runs: %{y}<br>Deviation threshold: %{customdata[0]:.3f} A<br>Longest observed run: %{customdata[1]:.2f} s<extra>%{fullData.name}</extra>", "legendgroup": "p99", "line": {"color": "rgb(8, 77, 149)", "dash": "solid"}, "marker": {"symbol": "circle"}, "mode": "lines+markers", "name": "p99", "orientation": "v", "showlegend": false, "type": "scatter", "x": [2, 4, 5, 6, 10], "xaxis": "x", "y": [0, 0, 0, 0, 0], "yaxis": "y"}, {"customdata": [[5.725, 0.0], [5.725, 0.0], [5.725, 0.0], [5.725, 0.0], [5.725, 0.0]], "hovertemplate": "Required duration: %{x} s<br>Qualifying runs: %{y}<br>Deviation threshold: %{customdata[0]:.3f} A<br>Longest observed run: %{customdata[1]:.2f} s<extra>%{fullData.name}</extra>", "legendgroup": "p99_5", "line": {"color": "rgb(8, 48, 107)", "dash": "solid"}, "marker": {"symbol": "circle"}, "mode": "lines+markers", "name": "p99_5", "orientation": "v", "showlegend": false, "type": "scatter", "x": [2, 4, 5, 6, 10], "xaxis": "x", "y": [0, 0, 0, 0, 0], "yaxis": "y"}, {"customdata": [[0.1413, 2.14], [0.1413, 2.14], [0.1413, 2.14], [0.1413, 2.14], [0.1413, 2.14]], "hovertemplate": "Required duration: %{x} s<br>Qualifying runs: %{y}<br>Deviation threshold: %{customdata[0]:.3f} A<br>Longest observed run: %{customdata[1]:.2f} s<extra>%{fullData.name}</extra>", "legendgroup": "p90", "line": {"color": "rgb(85, 159, 205)", "dash": "solid"}, "marker": {"symbol": "circle"}, "mode": "lines+markers", "name": "p90", "orientation": "v", "showlegend": false, "type": "scatter", "x": [2, 4, 5, 6, 10], "xaxis": "x2", "y": [9, 0, 0, 0, 0], "yaxis": "y2"}, {"customdata": [[1.031, 2.011], [1.031, 2.011], [1.031, 2.011], [1.031, 2.011], [1.031, 2.011]], "hovertemplate": "Required duration: %{x} s<br>Qualifying runs: %{y}<br>Deviation threshold: %{customdata[0]:.3f} A<br>Longest observed run: %{customdata[1]:.2f} s<extra>%{fullData.name}</extra>", "legendgroup": "p95", "line": {"color": "rgb(53, 133, 191)", "dash": "solid"}, "marker": {"symbol": "circle"}, "mode": "lines+markers", "name": "p95", "orientation": "v", "showlegend": false, "type": "scatter", "x": [2, 4, 5, 6, 10], "xaxis": "x2", "y": [1, 0, 0, 0, 0], "yaxis": "y2"}, {"customdata": [[2.854, 0.0], [2.854, 0.0], [2.854, 0.0], [2.854, 0.0], [2.854, 0.0]], "hovertemplate": "Required duration: %{x} s<br>Qualifying runs: %{y}<br>Deviation threshold: %{customdata[0]:.3f} A<br>Longest observed run: %{customdata[1]:.2f} s<extra>%{fullData.name}</extra>", "legendgroup": "p97_5", "line": {"color": "rgb(26, 104, 174)", "dash": "solid"}, "marker": {"symbol": "circle"}, "mode": "lines+markers", "name": "p97_5", "orientation": "v", "showlegend": false, "type": "scatter", "x": [2, 4, 5, 6, 10], "xaxis": "x2", "y": [0, 0, 0, 0, 0], "yaxis": "y2"}, {"customdata": [[3.672, 0.0], [3.672, 0.0], [3.672, 0.0], [3.672, 0.0], [3.672, 0.0]], "hovertemplate": "Required duration: %{x} s<br>Qualifying runs: %{y}<br>Deviation threshold: %{customdata[0]:.3f} A<br>Longest observed run: %{customdata[1]:.2f} s<extra>%{fullData.name}</extra>", "legendgroup": "p99", "line": {"color": "rgb(8, 77, 149)", "dash": "solid"}, "marker": {"symbol": "circle"}, "mode": "lines+markers", "name": "p99", "orientation": "v", "showlegend": false, "type": "scatter", "x": [2, 4, 5, 6, 10], "xaxis": "x2", "y": [0, 0, 0, 0, 0], "yaxis": "y2"}, {"customdata": [[3.83, 0.0], [3.83, 0.0], [3.83, 0.0], [3.83, 0.0], [3.83, 0.0]], "hovertemplate": "Required duration: %{x} s<br>Qualifying runs: %{y}<br>Deviation threshold: %{customdata[0]:.3f} A<br>Longest observed run: %{customdata[1]:.2f} s<extra>%{fullData.name}</extra>", "legendgroup": "p99_5", "line": {"color": "rgb(8, 48, 107)", "dash": "solid"}, "marker": {"symbol": "circle"}, "mode": "lines+markers", "name": "p99_5", "orientation": "v", "showlegend": false, "type": "scatter", "x": [2, 4, 5, 6, 10], "xaxis": "x2", "y": [0, 0, 0, 0, 0], "yaxis": "y2"}], "layout": {"annotations": [{"font": {}, "showarrow": false, "text": "Axis 7", "x": 0.245, "xanchor": "center", "xref": "paper", "y": 0.1975, "yanchor": "bottom", "yref": "paper"}, {"font": {}, "showarrow": false, "text": "Axis 8", "x": 0.755, "xanchor": "center", "xref": "paper", "y": 0.1975, "yanchor": "bottom", "yref": "paper"}, {"font": {}, "showarrow": false, "text": "Axis 5", "x": 0.245, "xanchor": "center", "xref": "paper", "y": 0.465, "yanchor": "bottom", "yref": "paper"}, {"font": {}, "showarrow": false, "text": "Axis 6", "x": 0.755, "xanchor": "center", "xref": "paper", "y": 0.465, "yanchor": "bottom", "yref": "paper"}, {"font": {}, "showarrow": false, "text": "Axis 3", "x": 0.245, "xanchor": "center", "xref": "paper", "y": 0.7325, "yanchor": "bottom", "yref": "paper"}, {"font": {}, "showarrow": false, "text": "Axis 4", "x": 0.755, "xanchor": "center", "xref": "paper", "y": 0.7325, "yanchor": "bottom", "yref": "paper"}, {"font": {}, "showarrow": false, "text": "Axis 1", "x": 0.245, "xanchor": "center", "xref": "paper", "y": 1.0, "yanchor": "bottom", "yref": "paper"}, {"font": {}, "showarrow": false, "text": "Axis 2", "x": 0.755, "xanchor": "center", "xref": "paper", "y": 1.0, "yanchor": "bottom", "yref": "paper"}], "font": {"color": "#334155", "family": "Arial, sans-serif", "size": 12}, "height": 1200, "hoverlabel": {"bgcolor": "white", "font": {"size": 13}}, "legend": {"groupclick": "togglegroup", "orientation": "h", "title": {"text": "Training percentile"}, "tracegroupgap": 0, "x": 0, "y": 1.07}, "margin": {"b": 65, "l": 70, "r": 35, "t": 145}, "paper_bgcolor": "#ffffff", "plot_bgcolor": "#f8fafc", "title": {"font": {"size": 23}, "text": "Threshold discovery · size and duration together", "x": 0.04}, "xaxis": {"anchor": "y", "domain": [0.0, 0.49], "gridcolor": "#e2e8f0", "showgrid": true, "tickvals": [2, 4, 5, 6, 10], "title": {"text": "Required duration (seconds)"}, "zeroline": false}, "xaxis2": {"anchor": "y2", "domain": [0.51, 1.0], "gridcolor": "#e2e8f0", "matches": "x", "showgrid": true, "tickvals": [2, 4, 5, 6, 10], "title": {"text": "Required duration (seconds)"}, "zeroline": false}, "xaxis3": {"anchor": "y3", "domain": [0.0, 0.49], "gridcolor": "#e2e8f0", "matches": "x", "showgrid": true, "showticklabels": false, "tickvals": [2, 4, 5, 6, 10], "zeroline": false}, "xaxis4": {"anchor": "y4", "domain": [0.51, 1.0], "gridcolor": "#e2e8f0", "matches": "x", "showgrid": true, "showticklabels": false, "tickvals": [2, 4, 5, 6, 10], "zeroline": false}, "xaxis5": {"anchor": "y5", "domain": [0.0, 0.49], "gridcolor": "#e2e8f0", "matches": "x", "showgrid": true, "showticklabels": false, "tickvals": [2, 4, 5, 6, 10], "zeroline": false}, "xaxis6": {"anchor": "y6", "domain": [0.51, 1.0], "gridcolor": "#e2e8f0", "matches": "x", "showgrid": true, "showticklabels": false, "tickvals": [2, 4, 5, 6, 10], "zeroline": false}, "xaxis7": {"anchor": "y7", "domain": [0.0, 0.49], "gridcolor": "#e2e8f0", "matches": "x", "showgrid": true, "showticklabels": false, "tickvals": [2, 4, 5, 6, 10], "zeroline": false}, "xaxis8": {"anchor": "y8", "domain": [0.51, 1.0], "gridcolor": "#e2e8f0", "matches": "x", "showgrid": true, "showticklabels": false, "tickvals": [2, 4, 5, 6, 10], "zeroline": false}, "yaxis": {"anchor": "x", "domain": [0.0, 0.1975], "gridcolor": "#e2e8f0", "rangemode": "tozero", "showgrid": true, "showticklabels": true, "title": {"text": "Qualifying runs"}, "zeroline": false}, "yaxis2": {"anchor": "x2", "domain": [0.0, 0.1975], "gridcolor": "#e2e8f0", "rangemode": "tozero", "showgrid": true, "showticklabels": true, "zeroline": false}, "yaxis3": {"anchor": "x3", "domain": [0.2675, 0.465], "gridcolor": "#e2e8f0", "rangemode": "tozero", "showgrid": true, "showticklabels": true, "title": {"text": "Qualifying runs"}, "zeroline": false}, "yaxis4": {"anchor": "x4", "domain": [0.2675, 0.465], "gridcolor": "#e2e8f0", "rangemode": "tozero", "showgrid": true, "showticklabels": true, "zeroline": false}, "yaxis5": {"anchor": "x5", "domain": [0.535, 0.7325], "gridcolor": "#e2e8f0", "rangemode": "tozero", "showgrid": true, "showticklabels": true, "title": {"text": "Qualifying runs"}, "zeroline": false}, "yaxis6": {"anchor": "x6", "domain": [0.535, 0.7325], "gridcolor": "#e2e8f0", "rangemode": "tozero", "showgrid": true, "showticklabels": true, "zeroline": false}, "yaxis7": {"anchor": "x7", "domain": [0.8025, 1.0], "gridcolor": "#e2e8f0", "rangemode": "tozero", "showgrid": true, "showticklabels": true, "title": {"text": "Qualifying runs"}, "zeroline": false}, "yaxis8": {"anchor": "x8", "domain": [0.8025, 1.0], "gridcolor": "#e2e8f0", "rangemode": "tozero", "showgrid": true, "showticklabels": true, "zeroline": false}}}
